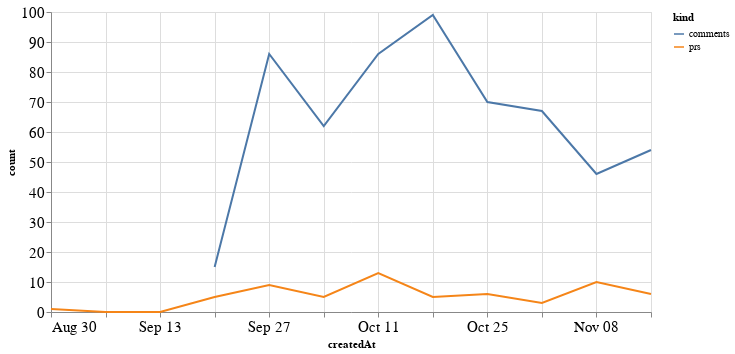

Notebook code for this chart:
### Code cell
alt.Chart(total_time, width=600).mark_line().encode(
    x='createdAt',
    y='count',
    color='kind'
)

### Figure 1 — Vega-Lite specification as saved in the notebook (floating-point values rounded to 4 significant figures)
{"config": {"axisLeft": {"labelFontSize": 15}, "axisBottom": {"labelFontSize": 15}}, "data": {"name": "data-e91c47667ce1cfa833c089176ebaee73"}, "mark": "line", "encoding": {"color": {"type": "nominal", "field": "kind"}, "x": {"type": "temporal", "field": "createdAt"}, "y": {"type": "quantitative", "field": "count"}}, "width": 600, "$schema": "https://vega.github.io/schema/vega-lite/v4.8.1.json", "datasets": {"data-e91c47667ce1cfa833c089176ebaee73": [{"createdAt": "2020-08-30T00:00:00", "kind": "prs", "count": 1.0}, {"createdAt": "2020-09-06T00:00:00", "kind": "prs", "count": 0.0}, {"createdAt": "2020-09-13T00:00:00", "kind": "prs", "count": 0.0}, {"createdAt": "2020-09-20T00:00:00", "kind": "prs", "count": 5.0}, {"createdAt": "2020-09-27T00:00:00", "kind": "prs", "count": 9.0}, {"createdAt": "2020-10-04T00:00:00", "kind": "prs", "count": 5.0}, {"createdAt": "2020-10-11T00:00:00", "kind": "prs", "count": 13.0}, {"createdAt": "2020-10-18T00:00:00", "kind": "prs", "count": 5.0}, {"createdAt": "2020-10-25T00:00:00", "kind": "prs", "count": 6.0}, {"createdAt": "2020-11-01T00:00:00", "kind": "prs", "count": 3.0}, {"createdAt": "2020-11-08T00:00:00", "kind": "prs", "count": 10.0}, {"createdAt": "2020-11-15T00:00:00", "kind": "prs", "count": 6.0}, {"createdAt": "2020-08-30T00:00:00", "kind": "comments", "count": null}, {"createdAt": "2020-09-06T00:00:00", "kind": "comments", "count": null}, {"createdAt": "2020-09-13T00:00:00", "kind": "comments", "count": null}, {"createdAt": "2020-09-20T00:00:00", "kind": "comments", "count": 15.0}, {"createdAt": "2020-09-27T00:00:00", "kind": "comments", "count": 86.0}, {"createdAt": "2020-10-04T00:00:00", "kind": "comments", "count": 62.0}, {"createdAt": "2020-10-11T00:00:00", "kind": "comments", "count": 86.0}, {"createdAt": "2020-10-18T00:00:00", "kind": "comments", "count": 99.0}, {"createdAt": "2020-10-25T00:00:00", "kind": "comments", "count": 70.0}, {"createdAt": "2020-11-01T00:00:00", "kind": "comments", "count": 67.0}, {"createdAt": "2020-11-08T00:00:00", "kind": "comments", "count": 46.0}, {"createdAt": "2020-11-15T00:00:00", "kind": "comments", "count": 54.0}]}}
